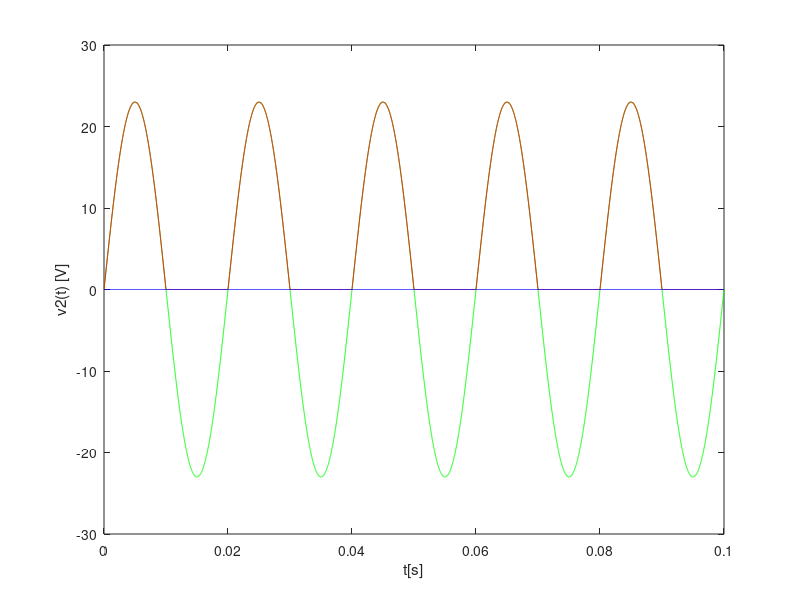

The MATLAB source for this figure:
close all
clear all

dt=1e-5
tmax=1e4
freq=2*pi*50.;
period=1./50.
A=230./10.;

%envelope
R1=5e3;
C1=1;



% T off
toff=(1/freq)*atan(R1*C1*freq)


% T on
f=@(x) sin(freq*x)-sin(freq*toff)*exp(-(x-toff)/(R1*C1));
x0=toff;
ton=fzero(f,x0)

condition=1;


for i=1:tmax
	t(i)=i*dt;
	v2(i)=A*sin(freq*t(i));

	if(v2(i)>0)
		v3(i)=v2(i);
	else
		v3(i)=0.;
	endif;

	if(t(i)>toff && t(i)<ton)
		vo(i)=A * sin(freq*toff) * exp(-(t(i)-toff)/(R1*C1));
		condition=0;
	else
		vo(i)=0.;
	endif;

	if(condition==0)
		toff=toff+period;
		ton=ton+period;
		condition=1;
	endif;

endfor;






hf = figure ();
plot (t, v2, "g");
hold on;
plot (t, v3, "r");
hold on;
plot (t, vo, "b");


xlabel ("t[s]");
ylabel ("v2(t) [V]");
print (hf, "v2.eps", "-depsc");
